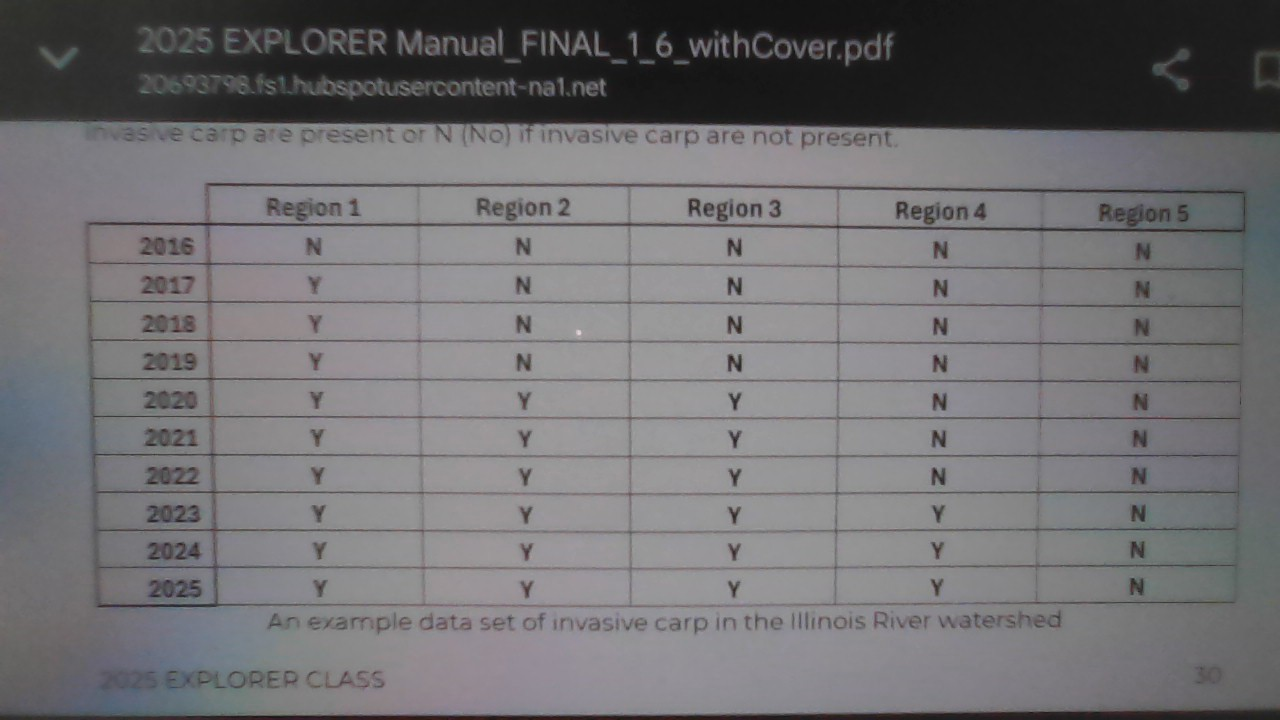
#> input picture carp_gui_video_generator/table_image.jpg, 1280 x 720 px, given in place of the camera
$ python invasive_carp_video_generator.py table_image.jpg
#> lines starting #> are read from the running program, lines starting #| are printed output that depends on the picture; after the words box and inside, x2 and y2 are one past the last pixel; in counts of white or black regions, pixels touching at a corner belong together
#> in obtain_table, frame is the input picture: shape (720, 1280, 3); mean B, G, R 114.3, 112, 113.1
import cv2
import numpy as np
import os
import sys
import time
import copy
import datetime


def extract_table_to_csv(image, table, debug = False, feedback=""):
    """
    Attempts to extract invasive carp migration data from an image.
    """
#> called with debug = False, feedback = ''

    gray_image = cv2.cvtColor(image, cv2.COLOR_BGR2GRAY)

    # All pixel-based meaurements were based on an input image with resolution 640x480
    # Thus, a scaling factor is needed incase the input image is of a different resolution
    vertical_scaling_factor, horizontal_scaling_factor = int(gray_image.shape[0]/480), int(gray_image.shape[1]/640)

    if debug:
        cv2.imwrite(f"gray.jpg", gray_image)

    # Turn the image into black and white (values obtained through trial and error)
    thresh = cv2.adaptiveThreshold(gray_image, 255, cv2.ADAPTIVE_THRESH_MEAN_C,
                                   cv2.THRESH_BINARY_INV, 17, 4)
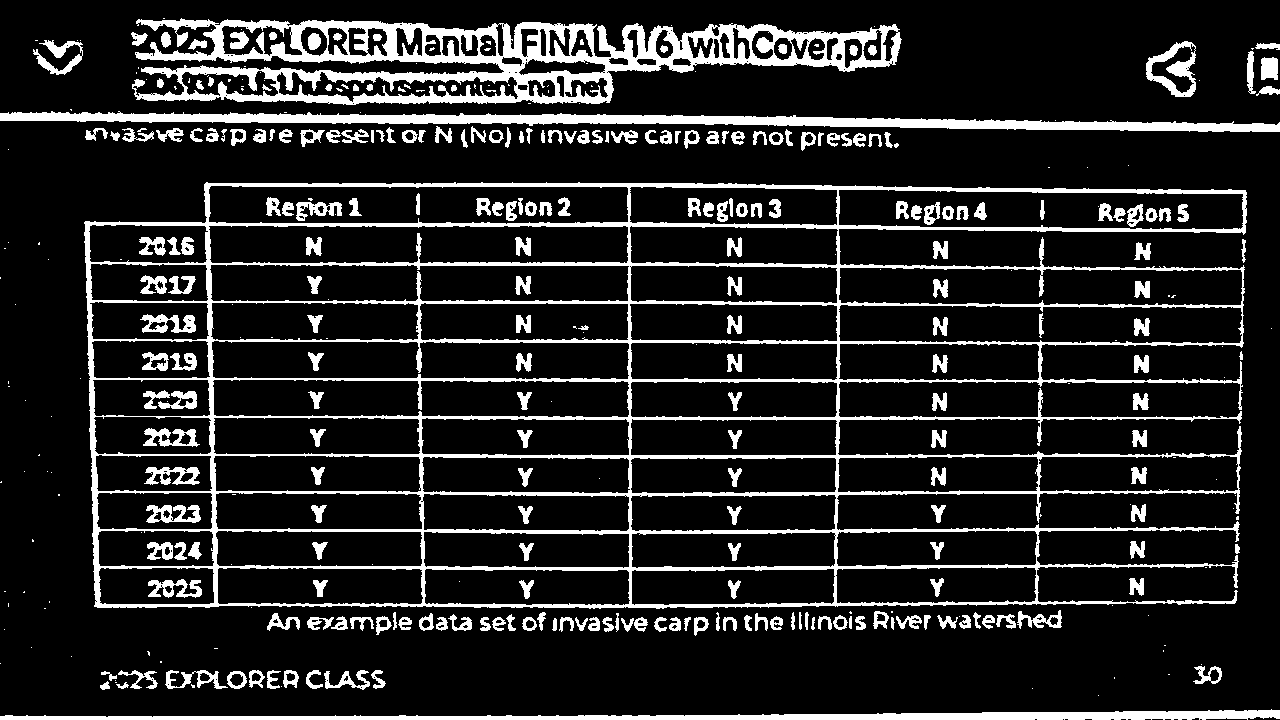
#> thresh: shape (720, 1280); 14.4% white; 389 white regions (140 under 20 px), largest, box (x1, y1, x2, y2) and area: (84, 182, 1247, 609) 52489, (132, 18, 902, 105) 25601, (0, 111, 1280, 132) 11107
    if debug:
        cv2.imwrite(f"thresholded.jpg", thresh)

    # Create elements to use for detecting vertical and horizontal lines
    vertical_kernel = cv2.getStructuringElement(cv2.MORPH_RECT, (1, 30*vertical_scaling_factor))
    horizontal_kernel = cv2.getStructuringElement(cv2.MORPH_RECT, (50*horizontal_scaling_factor, 1))

    # Detect horizontal lines
    horizontal_lines = cv2.morphologyEx(thresh, cv2.MORPH_OPEN, horizontal_kernel, iterations=1)
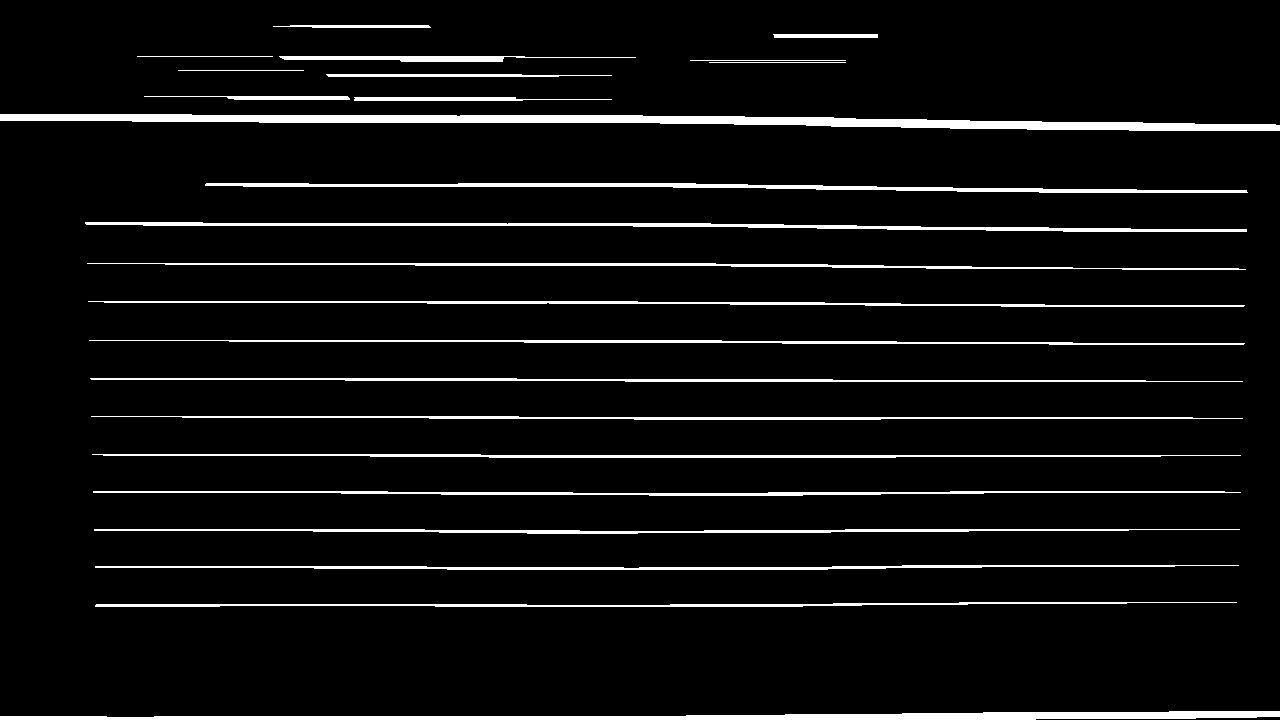
#> horizontal_lines: shape (720, 1280); 6% white; 24 white regions

    # Find all horizontal line contours
    horizontal_line_contours, _ = cv2.findContours(horizontal_lines, cv2.RETR_TREE, cv2.CHAIN_APPROX_SIMPLE)
#> horizontal_line_contours = 24 contours, 4 with area under 20; largest, box (x1, y1, x2, y2) and area: (0, 114, 1280, 131) 8786, (0, 711, 1280, 720) 5313, (205, 183, 1248, 193) 2820, (85, 222, 1247, 232) 2700, (95, 565, 1239, 570) 1692

    # Get the smallest bounding rectangle of each contour
    horizontal_line_rectangles = [cv2.boundingRect(c) for c in horizontal_line_contours]
#> horizontal_line_rectangles = 24 items, first 6: (0, 711, 1280, 9), (95, 602, 1142, 5), (95, 565, 1144, 5), (94, 529, 1146, 5), (93, 491, 1148, 5), (92, 454, 1149, 4)
#> (the rest of the program and of its run is left out)
